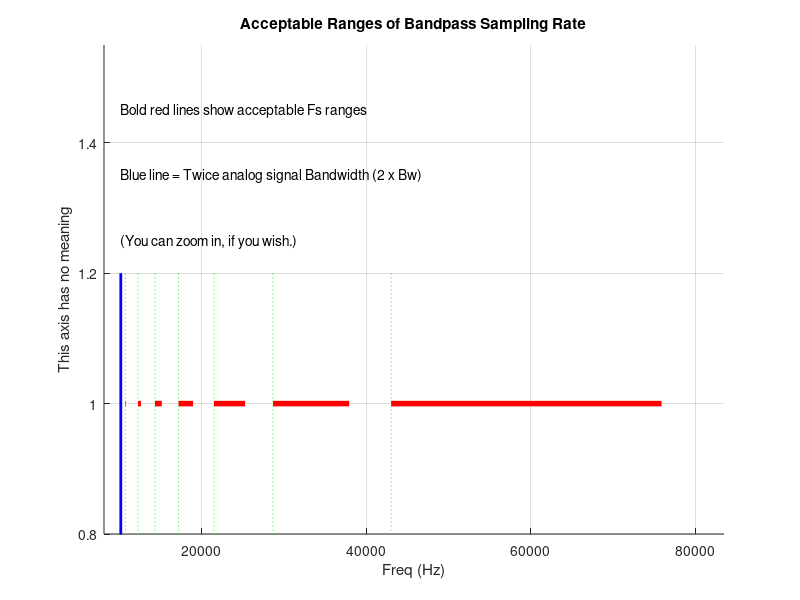
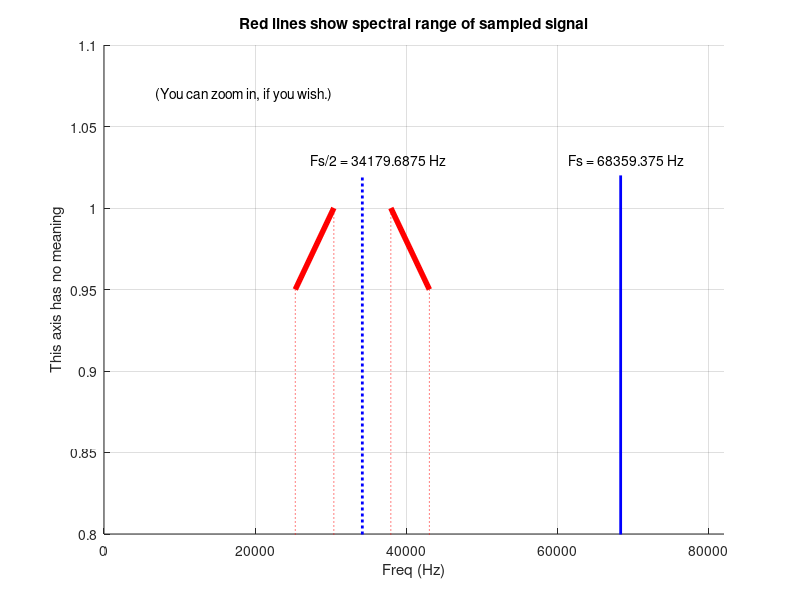

Recreate these plots in MATLAB, in order.
% Filename: Bandpass_Sample_Rate_Calc.m
%
%  Calculates acceptable Bandpass Sampling rate ranges 
%  based on an analog (continuous) signal's bandwidth 
%  and center freq.
%
%  Merely define bandwidth "Bw" and center frequency "Fc", in 
%  Hz, near line 22, for the analog bandpass signal and run the 
%  program.  [Example: Bw = 5, Fc = 20.]  Acceptable Fs sample  
%  rate ranges are shown in Figure 1 and displayed in Command window.
%
%  If the User defines a value for the BP sample rate Fs, near 
%  near line 28, then Figure 2 will show the locations of the 
%  positive and negative-freq spectral components after 
%  bandpass sampling.
%
%   Richard Lyons [November 2011]
%******************************************

clear all; close all; clc;

Bw = (43.2-38.1)*10^3; % Analog signal bandwidth in Hz
Fc = 40.5E3; % Analog signal center freq in Hz

% ##############################################
% Define an Fs sample rate value below

Fs = 70E6 / (2^10); % Selected Fs sample rate in Hz

% ##############################################

disp(' '), disp(['Analog Center Freq = ',num2str(Fc),' Hz.'])
disp(['Analog Bandwidth = ',num2str(Bw),' Hz.']), disp(' ')

% *****************************************************
%  Compute % display the acceptable ranges of BP sample rate 
% *****************************************************
disp('----------------------------------')
disp('Acceptable Fs ranges in Hz:')
%No_aliasing = 0;  % Init a warning flag
M = 1; % Initialize a counter

while (2*Fc + Bw)/(M+1) > 2* Bw
   FsMin = (2*Fc + Bw)/(M+1);
   FsMax = (2*Fc - Bw)/M;
   Fs_ranges(M,1) = FsMin;
   Fs_ranges(M,2) = FsMax;
   M = M + 1;
   disp([num2str(FsMin),' -to- ',num2str(FsMax)])
end
disp('----------------------------------')

% *****************************************************
%  Plot the acceptable ranges of BP sample rate 
% *****************************************************
figure(1), clf
title('Acceptable Ranges of Bandpass Sampling Rate')
xlabel('Freq (Hz)')
ylabel('This axis has no meaning')

for K = 1:M-1
   hold on
   plot([Fs_ranges(K,1),Fs_ranges(K,1)],[0.5,1.2],':g');
   plot([Fs_ranges(K,1),Fs_ranges(K,2)],[1,1],'-r','linewidth',4);
   axis([0.8*(2*Bw),1.1*max(Fs_ranges(1,2)), 0.8, 1.55])
end

plot([2*Bw,2*Bw],[0.5,1.2],'-b','linewidth',2);
text(2*Bw,1.45,'Bold red lines show acceptable Fs ranges')
text(2*Bw,1.35,'Blue line = Twice analog signal Bandwidth (2 x Bw)')
text(2*Bw,1.25,'(You can zoom in, if you wish.)')
hold off, grid on, zoom on

% **************************************************************
%  If Fs has been defined, plot spectrum of the sampled signal.  
% **************************************************************
% 
% Check if "Fs" has been defined
disp(' ')
if isempty(strmatch('Fs',who,'exact')) == 1; 
    disp('Fs sampling rate has NOT been defined.')
    % Fs does NOT exist, do nothing further.
else 
	% Fs is defined, plot the spectrum of the sampled signal.
        disp(['Fs defined as ',num2str(Fs),' Hz'])
	
    % To determine intermediate frequency (IF), check integer 
    %      part of "2Fc/Fs" for odd or even
	Temp = floor(2*Fc/Fs);
    if (Temp == 2*floor(Temp/2))
       disp(' '), disp('Pos-freq sampled spectra is not inverted.')
       Freq_IF = Fc -Fs*floor(Fc/Fs); % Computed IF frequency
	else
       disp(' '), disp('Pos-freq sampled spectra is inverted.')
       Freq_IF = Fs*(1 + floor(Fc/Fs)) -Fc; % Computed IF frequency
	end
    disp(' '), disp(['Center of pos-freq sampled spectra = ',num2str(Freq_IF),' Hz.'])

    % Prepare to plot sampled spectral range in Figure 2
    IF_MinFreq = Freq_IF-Bw/2;
    IF_MaxFreq = Freq_IF+Bw/2;
    
	figure(2), clf
	hold on
	plot([IF_MinFreq,IF_MaxFreq],[0.95, 1],'-r','linewidth',4);
	plot([Fs-IF_MaxFreq,Fs-IF_MinFreq],[1, 0.95],'-r','linewidth',4);
	plot([Fs,Fs],[0.5, 1.02],'-b','linewidth',2);
	plot([Fs/2,Fs/2],[0.5, 1.02],':b','linewidth',2);
    plot([IF_MinFreq,IF_MinFreq],[0.5, 0.95],':r');
    plot([IF_MaxFreq,IF_MaxFreq],[0.5, 1],':r');
    plot([Fs-IF_MaxFreq,Fs-IF_MaxFreq],[0.5, 1],':r');
    plot([Fs-IF_MinFreq,Fs-IF_MinFreq],[0.5, 0.95],':r');
    text(0.9*Fs,1.03,['Fs = ',num2str(Fs),' Hz'])
    text(0.8*Fs/2, 1.03,['Fs/2 = ',num2str(Fs/2),' Hz'])
    text(Fs/10,1.07,'(You can zoom in, if you wish.)')
    axis([0,1.2*Fs, 0.8, 1.1])
	
	hold off
	title('Red lines show spectral range of sampled signal')
    xlabel('Freq (Hz)')
	ylabel('This axis has no meaning')
	grid on, zoom on
    
    % ################################################################
    % Check if Fs is NOT in an acceptable freq range (aliasing occurs)
    Aliasing_Flag = 1; % Initialize a flag
    for K = 1:M-1 % Check each individual acceptable Fs range
        if Fs_ranges(K,1)<=Fs & Fs<=Fs_ranges(K,2)% & Fs<=Fs_ranges(K,2)
            % No aliasing will occur
            Aliasing_Flag = Aliasing_Flag -1;
        else, end
    end % End K loop
    if Aliasing_Flag == 1;  % Aliasing will occur
        text(Fs/10, 0.91, 'WARNING! WARNING!')
        text(Fs/10, 0.89, 'Aliasing will occur!')
    else, end
    zoom on
    % ################################################################
end